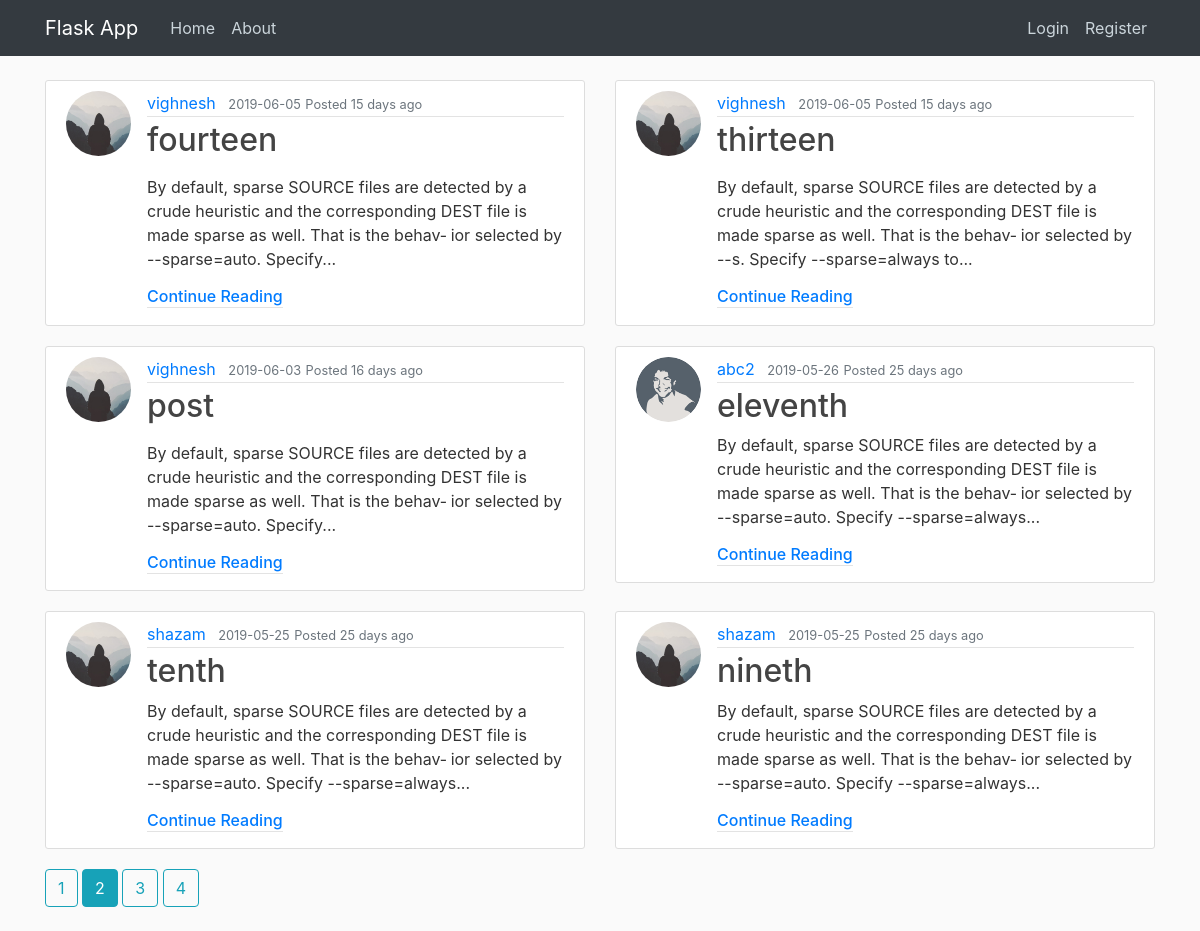
Screenshot of /?page=2 with the database file from the repository.
### flaskapp/models.py (models this page shows, shortened)
class Post(db.Model, UserMixin):
    id = db.Column(db.Integer, primary_key=True)
    title = db.Column(db.String(100), nullable=False)
    date_posted = db.Column(db.DateTime, nullable=False, default=datetime.utcnow)
    content = db.Column(db.Text, nullable=False)
    user_id = db.Column(db.Integer, db.ForeignKey('user.id'), nullable=False)

class User(db.Model, UserMixin):
    id = db.Column(db.Integer, primary_key=True)
    name = db.Column(db.String(30), nullable=False)
    username = db.Column(db.String(20), unique=True, nullable=False)
    email = db.Column(db.String(120), unique=True, nullable=False)
    image_file = db.Column(db.String(20), nullable=False, default='default.jpg')
    password = db.Column(db.String(60), nullable=False)
    posts = db.relationship('Post', backref='author', lazy=True)

### flaskapp/main/routes.py (the view)
@main.route("/")
def home():
	page = request.args.get('page', 1,type=int)
	posts = Post.query.order_by(Post.date_posted.desc()).paginate(page=page, per_page=6)
	return render_template('home.html',posts=posts)

### flaskapp/templates/home.html
{% extends 'layout.html' %}
{% block body %}
	<div class="row">
    {% for post in posts.items %}
    <div class="col-lg-6 col-md-12">
        <article class="media content-section">
          <img class="rounded-circle article-img" src="{{ url_for('static', filename='profile_pics/' + post.author.image_file) }}">
          <div class="media-body">
            <div class="article-metadata">
              <a class="mr-2" href="{{ url_for('users.user_posts',username=post.author.username) }}">{{ post.author.username }}</a>
              <small class="text-muted">{{ post.date_posted.strftime('%Y-%m-%d') }}</small>
	<small class="text-muted">Posted {{ moment(post.date_posted).fromNow(refresh=True) }}</small>
            </div>
            <h2><a class="article-title" href="{{ url_for('posts.post', post_id=post.id) }}">{{ post.title }}</a></h2>
            <p class="article-content">{{ post.content | truncate(200) | safe}}</p>
            <h6><a class="article-metadata" href="{{ url_for('posts.post', post_id=post.id) }}">Continue Reading</a></h6>
          </div>
        </article>
    </div>
    {% endfor %}
    </div>
    {% for page_num in posts.iter_pages(left_edge=1,right_edge=1,left_current=1,right_current=2) %}
    	{% if page_num %}
    		{% if posts.page ==  page_num %}
    		<a class="btn btn-info mb-4" href="{{ url_for('main.home',page=page_num) }}">{{ page_num }}</a>
    		{% else %}
    		<a class="btn btn-outline-info mb-4" href="{{ url_for('main.home',page=page_num) }}">{{ page_num }}</a>
    		{% endif %}
    	{% else %}
    		...
    	{% endif %}
    {% endfor %}
{% endblock %}

### flaskapp/static/main.css (style rules this page uses)
body { background: #fafafa; color: #333333; margin-top: 5rem; }
h1, h2, h3, h4, h5, h6 { color: #444444; }
.content-section { background: #ffffff; padding: 10px 20px; border: 1px solid #dddddd; border-radius: 3px; margin-bottom: 20px; }
.article-title { color: #444444; }
.article-content { white-space: pre-line; }
.article-img { height: 65px; width: 65px; margin-right: 16px; }
.article-metadata { padding-bottom: 1px; margin-bottom: 4px; border-bottom: 1px solid #e3e3e3 }

### rows the page displays
Post: image_file (placeholder picture), author.username "vighnesh", date_posted "2019-06-05", date_posted "15 days ago", title "fourteen", content "By default, sparse SOURCE files are detected by a crude heuristic and the corresponding DEST file is made sparse as well. That is the behav‐ ior selected by --sparse=auto. Specify..."
Post: image_file (placeholder picture), author.username "vighnesh", date_posted "2019-06-05", date_posted "15 days ago", title "thirteen", content "By default, sparse SOURCE files are detected by a crude heuristic and the corresponding DEST file is made sparse as well. That is the behav‐ ior selected by --s. Specify --sparse=always to..."
Post: image_file (placeholder picture), author.username "vighnesh", date_posted "2019-06-03", date_posted "16 days ago", title "post", content "By default, sparse SOURCE files are detected by a crude heuristic and the corresponding DEST file is made sparse as well. That is the behav‐ ior selected by --sparse=auto. Specify..."
Post: image_file (picture), author.username "abc2", date_posted "2019-05-26", date_posted "25 days ago", title "eleventh", content "By default, sparse SOURCE files are detected by a crude heuristic and the corresponding DEST file is made sparse as well. That is the behav‐ ior selected by --sparse=auto. Specify --sparse=always..."
Post: image_file (placeholder picture), author.username "shazam", date_posted "2019-05-25", date_posted "25 days ago", title "tenth", content "By default, sparse SOURCE files are detected by a crude heuristic and the corresponding DEST file is made sparse as well. That is the behav‐ ior selected by --sparse=auto. Specify --sparse=always..."
Post: image_file (placeholder picture), author.username "shazam", date_posted "2019-05-25", date_posted "25 days ago", title "nineth", content "By default, sparse SOURCE files are detected by a crude heuristic and the corresponding DEST file is made sparse as well. That is the behav‐ ior selected by --sparse=auto. Specify --sparse=always..."

### other values shown
{{ page_num }} "1" "3" "4"
{{ page_num }} "2"
